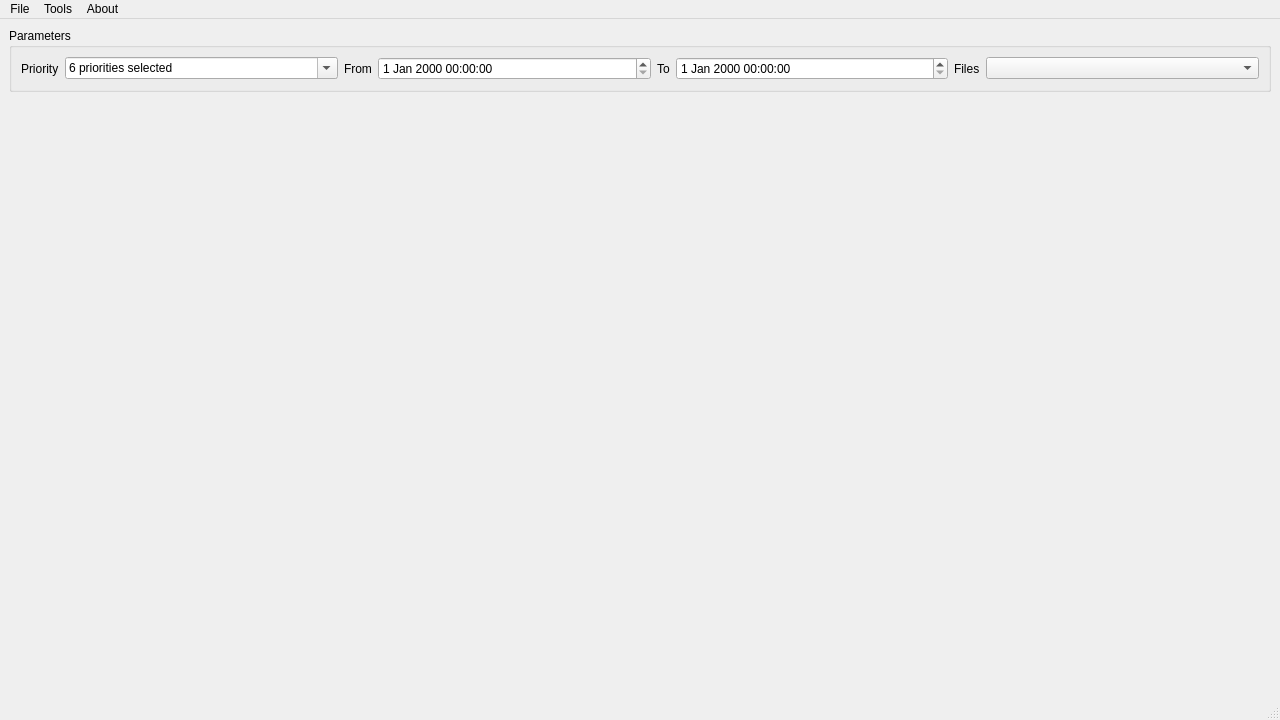
<?xml version="1.0" encoding="UTF-8"?>
<ui version="4.0">
 <class>MainWindow</class>
 <widget class="QMainWindow" name="MainWindow">
  <property name="geometry">
   <rect>
    <x>0</x>
    <y>0</y>
    <width>1280</width>
    <height>720</height>
   </rect>
  </property>
  <property name="windowTitle">
   <string>MainWindow</string>
  </property>
  <widget class="QWidget" name="centralwidget">
   <layout class="QVBoxLayout" name="verticalLayout">
    <item>
     <widget class="QGroupBox" name="g_sortOptions">
      <property name="title">
       <string>Parameters</string>
      </property>
      <layout class="QVBoxLayout" name="verticalLayout_2">
       <item>
        <layout class="QHBoxLayout" name="horizontalLayout">
         <item>
          <widget class="QLabel" name="label_2">
           <property name="sizePolicy">
            <sizepolicy hsizetype="Fixed" vsizetype="Preferred">
             <horstretch>0</horstretch>
             <verstretch>0</verstretch>
            </sizepolicy>
           </property>
           <property name="text">
            <string>Priority</string>
           </property>
          </widget>
         </item>
         <item>
          <widget class="PriorityComboBox" name="g_priorityCB">
           <property name="editable">
            <bool>true</bool>
           </property>
           <property name="currentText">
            <string>6 priorities selected</string>
           </property>
          </widget>
         </item>
         <item>
          <widget class="QLabel" name="label_5">
           <property name="sizePolicy">
            <sizepolicy hsizetype="Fixed" vsizetype="Preferred">
             <horstretch>0</horstretch>
             <verstretch>0</verstretch>
            </sizepolicy>
           </property>
           <property name="text">
            <string>From</string>
           </property>
          </widget>
         </item>
         <item>
          <widget class="QDateTimeEdit" name="g_startDate"/>
         </item>
         <item>
          <widget class="QLabel" name="label_6">
           <property name="sizePolicy">
            <sizepolicy hsizetype="Fixed" vsizetype="Preferred">
             <horstretch>0</horstretch>
             <verstretch>0</verstretch>
            </sizepolicy>
           </property>
           <property name="text">
            <string>To</string>
           </property>
          </widget>
         </item>
         <item>
          <widget class="QDateTimeEdit" name="g_endDate"/>
         </item>
         <item>
          <widget class="QLabel" name="label_3">
           <property name="sizePolicy">
            <sizepolicy hsizetype="Fixed" vsizetype="Preferred">
             <horstretch>0</horstretch>
             <verstretch>0</verstretch>
            </sizepolicy>
           </property>
           <property name="text">
            <string>Files</string>
           </property>
          </widget>
         </item>
         <item>
          <widget class="QComboBox" name="g_filesCB"/>
         </item>
        </layout>
       </item>
      </layout>
     </widget>
    </item>
    <item>
     <widget class="LogViewerWidget" name="g_parsedLogWidget" native="true">
      <property name="sizePolicy">
       <sizepolicy hsizetype="Preferred" vsizetype="Expanding">
        <horstretch>0</horstretch>
        <verstretch>0</verstretch>
       </sizepolicy>
      </property>
     </widget>
    </item>
   </layout>
  </widget>
  <widget class="QMenuBar" name="menubar">
   <property name="geometry">
    <rect>
     <x>0</x>
     <y>0</y>
     <width>1280</width>
     <height>21</height>
    </rect>
   </property>
   <widget class="QMenu" name="menuFile">
    <property name="title">
     <string>File</string>
    </property>
    <widget class="QMenu" name="menuOpenRecently">
     <property name="title">
      <string>Open recently</string>
     </property>
    </widget>
    <addaction name="actionOpen"/>
    <addaction name="menuOpenRecently"/>
    <addaction name="separator"/>
    <addaction name="actionQuit"/>
   </widget>
   <widget class="QMenu" name="menuTools">
    <property name="title">
     <string>Tools</string>
    </property>
    <addaction name="actionLogGenerator"/>
   </widget>
   <widget class="QMenu" name="menuAbout">
    <property name="title">
     <string>About</string>
    </property>
   </widget>
   <addaction name="menuFile"/>
   <addaction name="menuTools"/>
   <addaction name="menuAbout"/>
  </widget>
  <widget class="QStatusBar" name="statusbar"/>
  <action name="actionOpen">
   <property name="text">
    <string>Open...</string>
   </property>
  </action>
  <action name="actionLogGenerator">
   <property name="text">
    <string>Log Generator</string>
   </property>
  </action>
  <action name="actionQuit">
   <property name="text">
    <string>Quit</string>
   </property>
  </action>
 </widget>
 <customwidgets>
  <customwidget>
   <class>LogViewerWidget</class>
   <extends>QWidget</extends>
   <header>logviewerwidget.h</header>
   <container>1</container>
  </customwidget>
  <customwidget>
   <class>PriorityComboBox</class>
   <extends>QComboBox</extends>
   <header>prioritycombobox.h</header>
  </customwidget>
 </customwidgets>
 <resources/>
 <connections/>
</ui>
